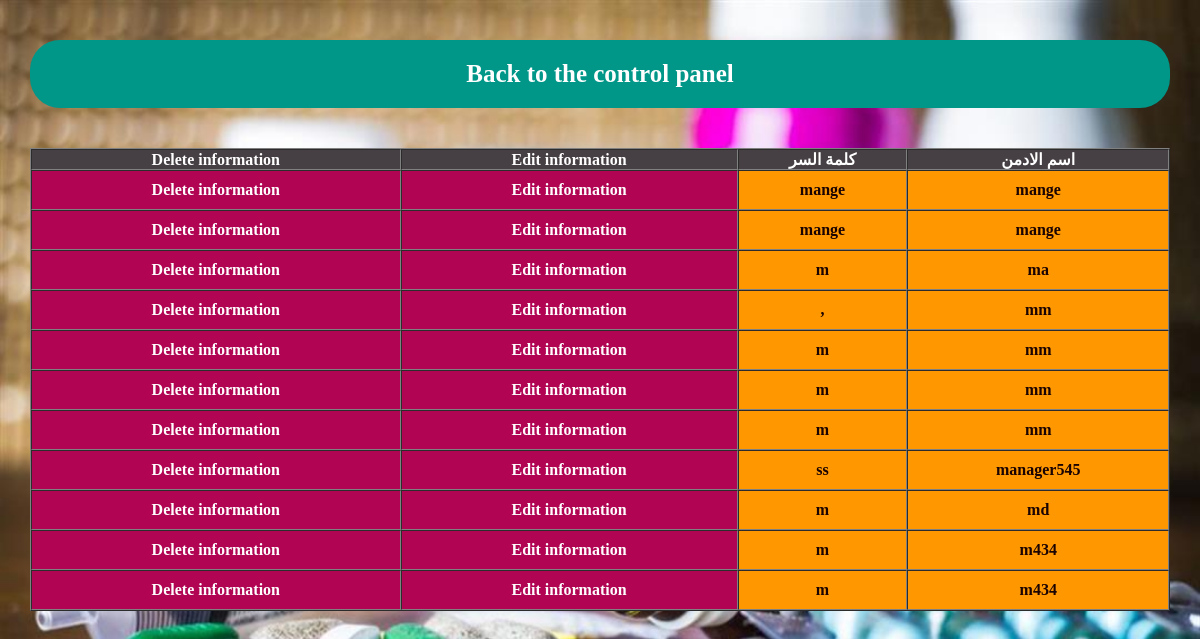
The page /mange/mange/mange_view.php (signed in) on the database its author committed.
### tables this page shows
CREATE TABLE `mange` (
  `id` int(4) NOT NULL,
  `userName` varchar(30) NOT NULL,
  `passWord` varchar(10) NOT NULL
);

### mange/mange/mange_view.php (the view, shortened to what this page needs)
<!DOCTYPE html>
<html>
<head>
	<link rel="stylesheet"  href="../css/main.css">
</head>
<body>
<section class="container">
<center class="mytable">
<div class="myLink">
<a href="../index.php" >Back to the control panel </a>
</div>
<?php
include('../connect/connect.php');
$sql="  SELECT * FROM mange";
$result=mysqli_query($con,$sql);
echo'<table border="1" cellspacing="0" cellpadding="0">';
echo '<tr class="title">
<td>اسم الادمن</td>
<td>كلمة السر</td>
<td>Edit information</td>
<td>Delete information</td></tr>';
while ($row=mysqli_fetch_array($result)) {
echo'<tr class="data">';
echo'<td>'.$row['userName'].'</td>';
echo'<td>'.$row['passWord'].'</td>';
echo"<td class='active'> <a href='admi_edit.php?id=$row[id]'> Edit information</a></td>";
echo"<td class='active'> <a href='admi_delete.php?id=$row[id]'>Delete information</a></td>";
echo'</tr>';
}
echo'</table>';
?>
</center>
</section>
</body>
</html>

### mange/css/main.css (style rules this page uses)
* { -webkit-box-sizing: border-box; -moz-box-sizing: border-box; box-sizing: border-box; }
body { direction: rtl; background:url("../1211.jpg")no-repeat center fixed; background-size: cover; }
.container { padding-right: 15px; padding-left: 15px; margin-right: auto; margin-left: auto; }
.myLink { margin:40px auto; padding:20px; background:#009688; border-radius:30px; transition: all 1s ease-in-out; }
.myLink a { color:#FFF;font-weight:bold;font-size:25px;text-align:center;text-decoration: none; }
@media (min-width: 768px) { .container { width: 750px; } }
@media (min-width: 992px) { .container { width: 970px; } }
@media (min-width: 1200px) { .container { width: 1170px; } }
.container .mytable table { background-color: #05ee36b3;width: 100%; }
.container .title { color: #fff;font-weight: bold;background: #463f43;text-align: center; }
.container .data { font-weight: bold;text-align: center;background: #FF9800; }
.container .data td { padding: 10px;color: #1a0303; }
.container .active { background: #b10554; }
.container .active a { text-decoration: none;color: #FFF; }

### rows shown on the page
mange: userName "mange", passWord "mange"
mange: userName "mange", passWord "mange"
mange: userName "ma", passWord "m"
mange: userName "mm", passWord ","
mange: userName "mm", passWord "m"
mange: userName "mm", passWord "m"
mange: userName "mm", passWord "m"
mange: userName "manager545", passWord "ss"
mange: userName "md", passWord "m"
mange: userName "m434", passWord "m"
mange: userName "m434", passWord "m"
